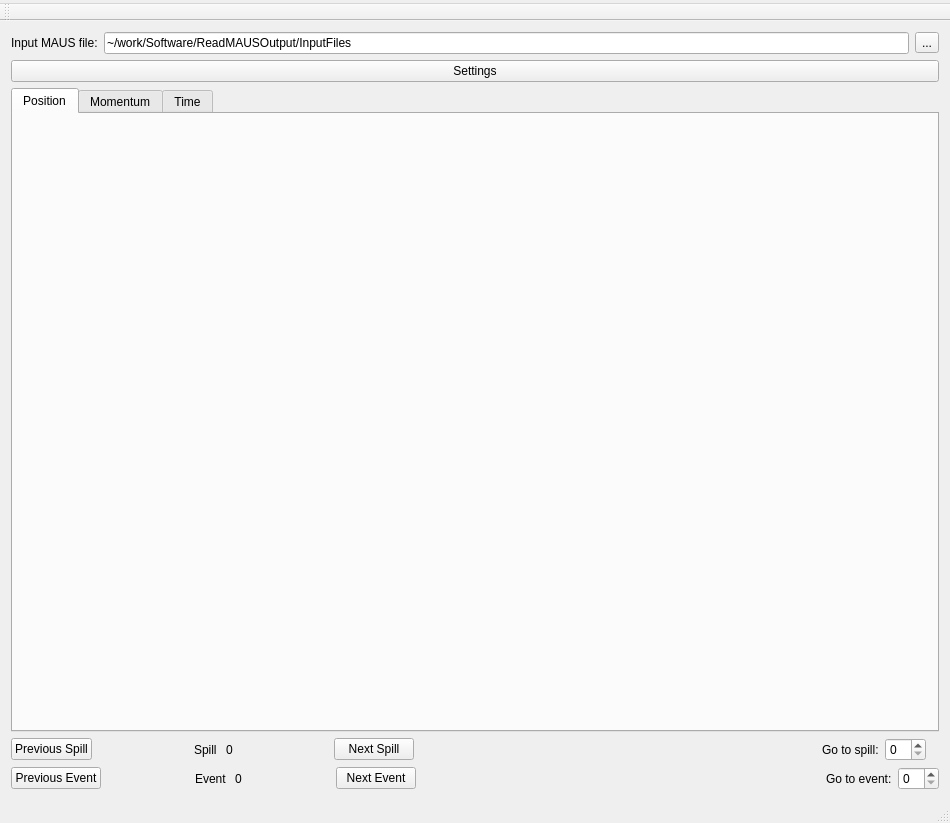
<?xml version="1.0" encoding="UTF-8"?>
<ui version="4.0">
 <class>MainWindow</class>
 <widget class="QMainWindow" name="MainWindow">
  <property name="geometry">
   <rect>
    <x>0</x>
    <y>0</y>
    <width>950</width>
    <height>823</height>
   </rect>
  </property>
  <property name="windowTitle">
   <string>MainWindow</string>
  </property>
  <widget class="QWidget" name="centralWidget">
   <layout class="QVBoxLayout" name="verticalLayout_2">
    <item>
     <layout class="QHBoxLayout" name="horizontalLayout">
      <item>
       <widget class="QLabel" name="label">
        <property name="text">
         <string>Input MAUS file:</string>
        </property>
       </widget>
      </item>
      <item>
       <widget class="QLineEdit" name="line_inputFile">
        <property name="text">
         <string>~/work/Software/ReadMAUSOutput/InputFiles</string>
        </property>
       </widget>
      </item>
      <item>
       <widget class="QToolButton" name="btn_inputFile">
        <property name="text">
         <string>...</string>
        </property>
       </widget>
      </item>
     </layout>
    </item>
    <item>
     <widget class="QPushButton" name="btn_settings">
      <property name="text">
       <string>Settings</string>
      </property>
     </widget>
    </item>
    <item>
     <widget class="QTabWidget" name="tabs_changePlot">
      <property name="currentIndex">
       <number>0</number>
      </property>
      <widget class="QWidget" name="tab_position">
       <attribute name="title">
        <string>Position</string>
       </attribute>
       <layout class="QVBoxLayout" name="verticalLayout">
        <item>
         <widget class="QCustomPlot" name="plot_position_xz" native="true">
          <property name="sizePolicy">
           <sizepolicy hsizetype="Expanding" vsizetype="Expanding">
            <horstretch>0</horstretch>
            <verstretch>0</verstretch>
           </sizepolicy>
          </property>
         </widget>
        </item>
        <item>
         <widget class="QCustomPlot" name="plot_position_yz" native="true">
          <property name="sizePolicy">
           <sizepolicy hsizetype="Expanding" vsizetype="Expanding">
            <horstretch>0</horstretch>
            <verstretch>0</verstretch>
           </sizepolicy>
          </property>
         </widget>
        </item>
       </layout>
      </widget>
      <widget class="QWidget" name="tab_momentum">
       <attribute name="title">
        <string>Momentum</string>
       </attribute>
       <layout class="QVBoxLayout" name="verticalLayout_3">
        <item>
         <widget class="QCustomPlot" name="plot_momentum_t" native="true">
          <property name="sizePolicy">
           <sizepolicy hsizetype="Expanding" vsizetype="Expanding">
            <horstretch>0</horstretch>
            <verstretch>0</verstretch>
           </sizepolicy>
          </property>
         </widget>
        </item>
        <item>
         <widget class="QCustomPlot" name="plot_momentum_z" native="true">
          <property name="sizePolicy">
           <sizepolicy hsizetype="Expanding" vsizetype="Expanding">
            <horstretch>0</horstretch>
            <verstretch>0</verstretch>
           </sizepolicy>
          </property>
         </widget>
        </item>
       </layout>
      </widget>
      <widget class="QWidget" name="tab_time">
       <attribute name="title">
        <string>Time</string>
       </attribute>
       <layout class="QVBoxLayout" name="verticalLayout_4">
        <item>
         <widget class="QCustomPlot" name="plot_tof0_to_tof1" native="true">
          <property name="sizePolicy">
           <sizepolicy hsizetype="Expanding" vsizetype="Expanding">
            <horstretch>0</horstretch>
            <verstretch>0</verstretch>
           </sizepolicy>
          </property>
         </widget>
        </item>
        <item>
         <widget class="QCustomPlot" name="plot_tof0_to_tof2" native="true">
          <property name="sizePolicy">
           <sizepolicy hsizetype="Expanding" vsizetype="Expanding">
            <horstretch>0</horstretch>
            <verstretch>0</verstretch>
           </sizepolicy>
          </property>
         </widget>
        </item>
        <item>
         <widget class="QCustomPlot" name="plot_tof1_to_tof2" native="true">
          <property name="sizePolicy">
           <sizepolicy hsizetype="Expanding" vsizetype="Expanding">
            <horstretch>0</horstretch>
            <verstretch>0</verstretch>
           </sizepolicy>
          </property>
         </widget>
        </item>
       </layout>
      </widget>
     </widget>
    </item>
    <item>
     <layout class="QHBoxLayout" name="horizontalLayout_6">
      <item>
       <layout class="QHBoxLayout" name="horizontalLayout_2">
        <item>
         <widget class="QPushButton" name="btn_previousSpill">
          <property name="text">
           <string>Previous Spill</string>
          </property>
         </widget>
        </item>
        <item>
         <spacer name="horizontalSpacer_2">
          <property name="orientation">
           <enum>Qt::Horizontal</enum>
          </property>
          <property name="sizeHint" stdset="0">
           <size>
            <width>40</width>
            <height>20</height>
           </size>
          </property>
         </spacer>
        </item>
        <item>
         <widget class="QLabel" name="label_spill">
          <property name="text">
           <string>Spill </string>
          </property>
         </widget>
        </item>
        <item>
         <widget class="QLabel" name="label_spillNumber">
          <property name="text">
           <string>0</string>
          </property>
         </widget>
        </item>
        <item>
         <spacer name="horizontalSpacer">
          <property name="orientation">
           <enum>Qt::Horizontal</enum>
          </property>
          <property name="sizeHint" stdset="0">
           <size>
            <width>40</width>
            <height>20</height>
           </size>
          </property>
         </spacer>
        </item>
        <item>
         <widget class="QPushButton" name="btn_nextSpill">
          <property name="text">
           <string>Next Spill</string>
          </property>
         </widget>
        </item>
       </layout>
      </item>
      <item>
       <spacer name="horizontalSpacer_5">
        <property name="orientation">
         <enum>Qt::Horizontal</enum>
        </property>
        <property name="sizeType">
         <enum>QSizePolicy::Expanding</enum>
        </property>
        <property name="sizeHint" stdset="0">
         <size>
          <width>40</width>
          <height>20</height>
         </size>
        </property>
       </spacer>
      </item>
      <item>
       <layout class="QHBoxLayout" name="horizontalLayout_5">
        <item>
         <widget class="QLabel" name="label_2">
          <property name="text">
           <string>Go to spill:</string>
          </property>
         </widget>
        </item>
        <item>
         <widget class="QSpinBox" name="int_goToSpill"/>
        </item>
        <item>
         <widget class="QLabel" name="label_4">
          <property name="text">
           <string/>
          </property>
         </widget>
        </item>
       </layout>
      </item>
     </layout>
    </item>
    <item>
     <layout class="QHBoxLayout" name="horizontalLayout_7">
      <item>
       <layout class="QHBoxLayout" name="horizontalLayout_3">
        <item>
         <widget class="QPushButton" name="btn_previousEvent">
          <property name="text">
           <string>Previous Event</string>
          </property>
         </widget>
        </item>
        <item>
         <spacer name="horizontalSpacer_3">
          <property name="orientation">
           <enum>Qt::Horizontal</enum>
          </property>
          <property name="sizeHint" stdset="0">
           <size>
            <width>40</width>
            <height>20</height>
           </size>
          </property>
         </spacer>
        </item>
        <item>
         <widget class="QLabel" name="label_event">
          <property name="text">
           <string>Event </string>
          </property>
         </widget>
        </item>
        <item>
         <widget class="QLabel" name="label_eventNumber">
          <property name="text">
           <string>0</string>
          </property>
         </widget>
        </item>
        <item>
         <spacer name="horizontalSpacer_4">
          <property name="orientation">
           <enum>Qt::Horizontal</enum>
          </property>
          <property name="sizeHint" stdset="0">
           <size>
            <width>40</width>
            <height>20</height>
           </size>
          </property>
         </spacer>
        </item>
        <item>
         <widget class="QPushButton" name="btn_nextEvent">
          <property name="text">
           <string>Next Event</string>
          </property>
         </widget>
        </item>
       </layout>
      </item>
      <item>
       <spacer name="horizontalSpacer_6">
        <property name="orientation">
         <enum>Qt::Horizontal</enum>
        </property>
        <property name="sizeHint" stdset="0">
         <size>
          <width>40</width>
          <height>20</height>
         </size>
        </property>
       </spacer>
      </item>
      <item>
       <layout class="QHBoxLayout" name="horizontalLayout_4">
        <item>
         <widget class="QLabel" name="label_3">
          <property name="text">
           <string>Go to event:</string>
          </property>
         </widget>
        </item>
        <item>
         <widget class="QSpinBox" name="int_goToEvent"/>
        </item>
       </layout>
      </item>
     </layout>
    </item>
   </layout>
  </widget>
  <widget class="QMenuBar" name="menuBar">
   <property name="geometry">
    <rect>
     <x>0</x>
     <y>0</y>
     <width>950</width>
     <height>25</height>
    </rect>
   </property>
   <widget class="QMenu" name="menuSettings">
    <property name="title">
     <string/>
    </property>
   </widget>
   <addaction name="menuSettings"/>
  </widget>
  <widget class="QToolBar" name="mainToolBar">
   <attribute name="toolBarArea">
    <enum>TopToolBarArea</enum>
   </attribute>
   <attribute name="toolBarBreak">
    <bool>false</bool>
   </attribute>
  </widget>
  <widget class="QStatusBar" name="statusBar"/>
 </widget>
 <layoutdefault spacing="6" margin="11"/>
 <customwidgets>
  <customwidget>
   <class>QCustomPlot</class>
   <extends>QWidget</extends>
   <header>qcustomplot.h</header>
   <container>1</container>
  </customwidget>
 </customwidgets>
 <resources/>
 <connections/>
</ui>
